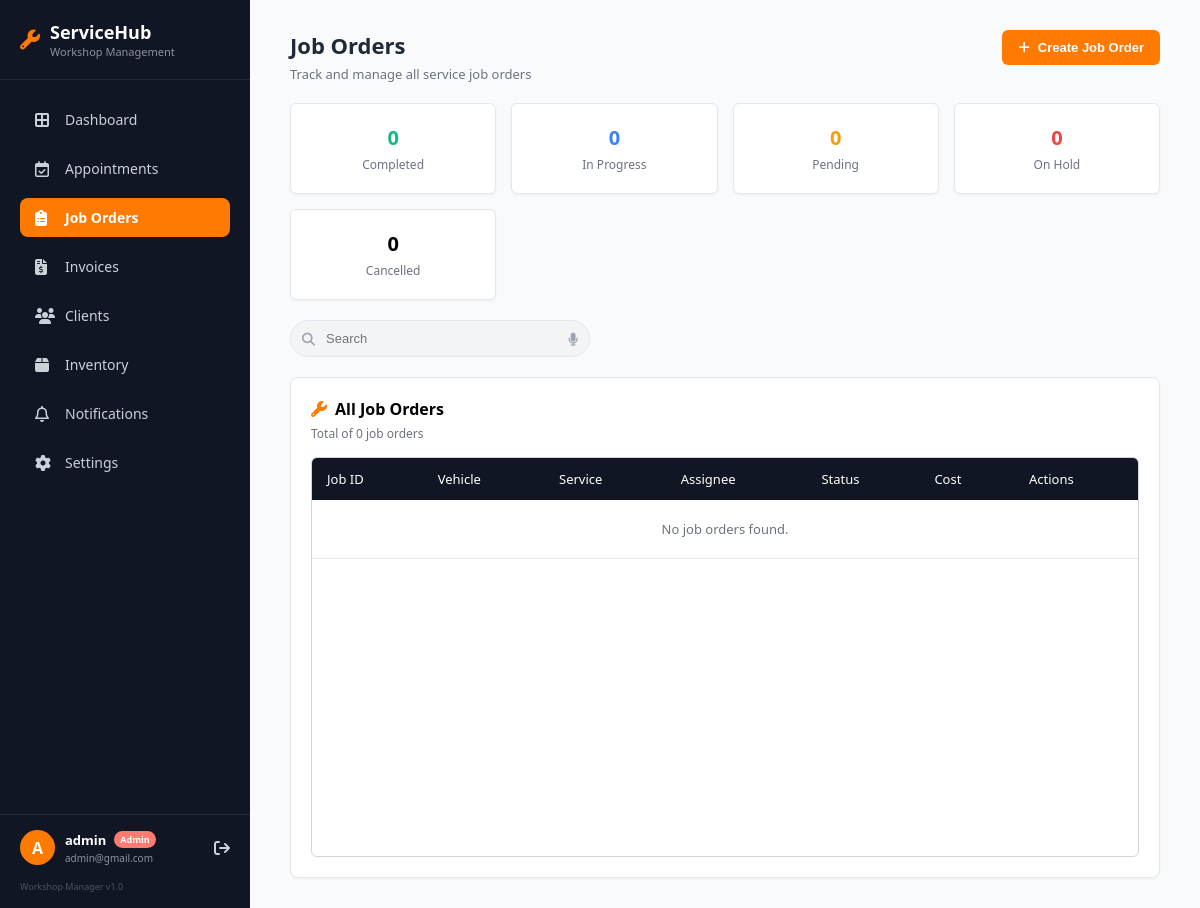
Before: /job_orders.php (signed in) with the older database file.
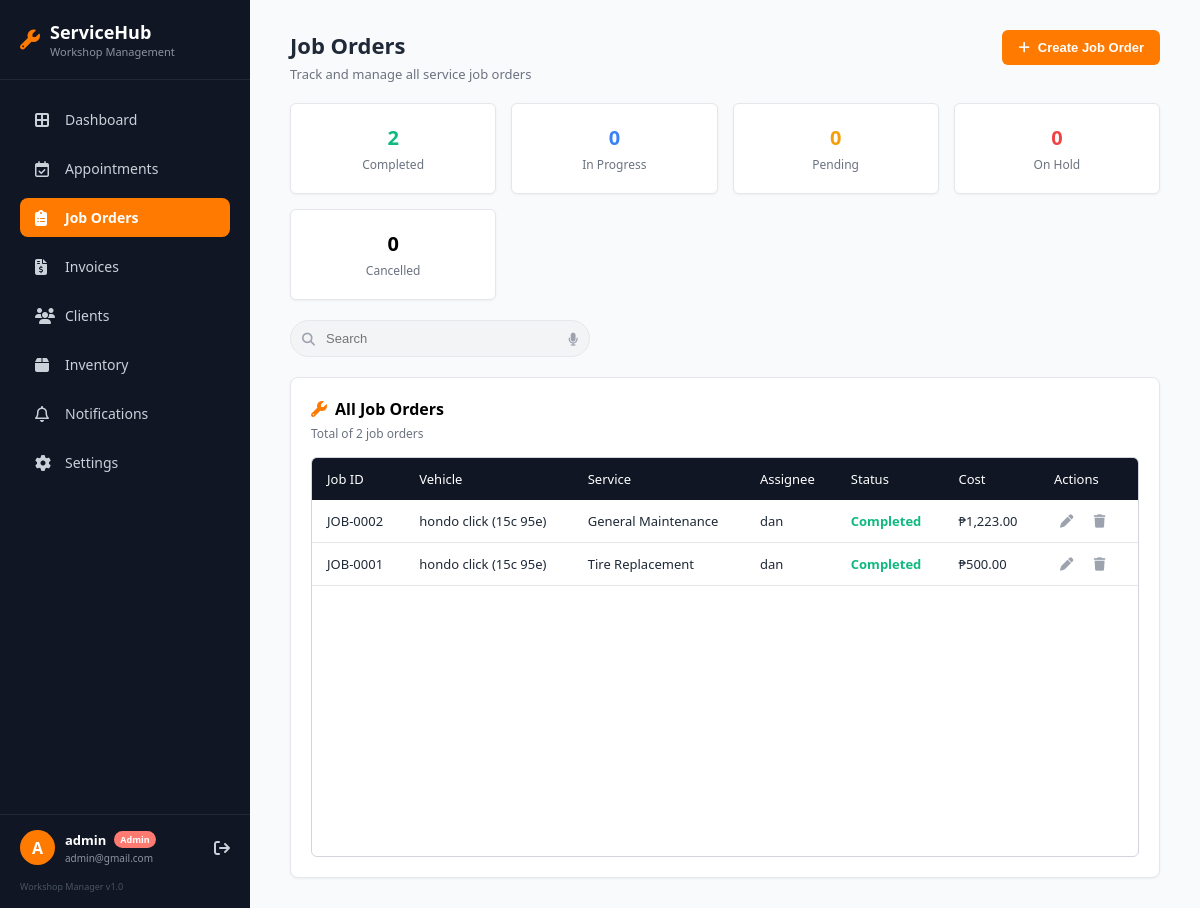
After: the same page with the newer database file.
### tables this page shows
CREATE TABLE `job_orders` (
  `id` int(11) NOT NULL,
  `appointment_id` int(11) NOT NULL,
  `assignee` varchar(100) DEFAULT NULL,
  `status` enum('Pending','In Progress','On Hold','Completed') DEFAULT 'Pending',
  `cost` decimal(10,2) DEFAULT 0.00,
  `created_at` timestamp NOT NULL DEFAULT current_timestamp()
);

CREATE TABLE `vehicles` (
  `id` int(11) NOT NULL,
  `user_id` int(11) NOT NULL,
  `make_model` varchar(100) NOT NULL,
  `year` int(4) NOT NULL,
  `plate_number` varchar(20) NOT NULL,
  `engine_type` enum('Gasoline','Diesel','Electric','Hybrid') NOT NULL,
  `vin` varchar(50) DEFAULT NULL,
  `notes` text DEFAULT NULL,
  `created_at` timestamp NOT NULL DEFAULT current_timestamp(),
  `vehicle_image` varchar(255) DEFAULT 'default_bike.png'
);

CREATE TABLE `appointments` (
  `id` int(11) NOT NULL,
  `user_id` int(11) NOT NULL,
  `vehicle_id` int(11) NOT NULL,
  `service_type` varchar(100) NOT NULL,
  `appointment_date` date NOT NULL,
  `appointment_time` time NOT NULL,
  `mechanic_preference` varchar(100) DEFAULT NULL,
  `notes` text DEFAULT NULL,
  `status` enum('Pending','Confirmed','Completed','Cancelled') DEFAULT 'Pending',
  `created_at` timestamp NOT NULL DEFAULT current_timestamp()
);

### job_orders.php (the view, shortened to what the changed rows need)
<?php
require 'includes/db.php';
$statsQuery = "SELECT status, COUNT(*) as count FROM job_orders GROUP BY status";
$statsStmt = $pdo->query($statsQuery);
$statusCounts = $statsStmt->fetchAll(PDO::FETCH_KEY_PAIR);
$countCompleted = $statusCounts['Completed'] ?? 0;
$totalJobOrders = array_sum($statusCounts);
?>
<!DOCTYPE html>
<html lang="en">
<head>
    <link rel="stylesheet" href="https://cdnjs.cloudflare.com/ajax/libs/font-awesome/6.4.0/css/all.min.css">
</head>
<body>
    <aside class="sidebar">
        <div class="sidebar-header">
            <div>
                <h2>ServiceHub</h2>
            </div>
        </div>
    </aside>
    <main class="main-content">
        <div class="top-header">
            <div>
                <h1>Job Orders</h1>
            </div>
        </div>
        <div class="stats-grid">
            <div class="stat-card">
                <h3 class="text-green"><?php echo $countCompleted; ?></h3>
                <p>Completed</p>
            </div>
        </div>
        <div class="table-card">
           <div class="table-card-header">
                <h2><i class="fa-solid fa-wrench"></i> All Job Orders</h2>
                <p>Total of <?php echo $totalJobOrders; ?> job orders</p>
            </div>
            <div class="table-wrapper">
                <table>
                    <thead>
                        <tr>
                            <th>Job ID</th>
                            <th>Vehicle</th>
                            <th>Service</th>
                            <th>Assignee</th>
                            <th>Status</th>
                            <th>Cost</th>
                            <th>Actions</th>
                        </tr>
                    </thead>
                                    <tbody>
                        <?php
                        $query = "
                            SELECT
                                jo.id as job_id,
                                v.make_model,
                                v.plate_number,
                                a.service_type,
                                jo.assignee,
                                jo.status,
                                jo.cost
                            FROM job_orders jo
                            JOIN appointments a ON jo.appointment_id = a.id
                            JOIN vehicles v ON a.vehicle_id = v.id
                            ORDER BY jo.created_at DESC
                        ";
                        $stmt = $pdo->query($query);
                        $job_orders = $stmt->fetchAll();
                        if (count($job_orders) > 0) {
                            foreach ($job_orders as $job) {
                                $statusColor = '#1f2937';
                                if ($job['status'] == 'Completed') $statusColor = '#10b981';
                                echo "<tr>";
                                echo "<td>JOB-" . str_pad($job['job_id'], 4, '0', STR_PAD_LEFT) . "</td>";
                                echo "<td>" . htmlspecialchars($job['make_model'] . " (" . $job['plate_number'] . ")") . "</td>";
                                echo "<td>" . htmlspecialchars($job['service_type']) . "</td>";
                                echo "<td>" . htmlspecialchars($job['assignee']) . "</td>";
                                echo "<td style='color: {$statusColor}; font-weight: 600;'>" . htmlspecialchars($job['status']) . "</td>";
                                echo "<td>₱" . number_format($job['cost'], 2) . "</td>";
                                $escapedAssignee = htmlspecialchars(addslashes($job['assignee']));
                               echo "<td>
                                <button class='action-btn' onclick=\"openEditModal('{$job['job_id']}', '{$escapedAssignee}', '{$job['status']}', '{$job['cost']}')\" title='Edit'>
                                    <i class='fa-solid fa-pen'></i>
                                </button>
                                <button class='action-btn' onclick=\"openDeleteModal('{$job['job_id']}')\" title='Delete'>
                                    <i class='fa-solid fa-trash'></i>
                                </button>
                            </td>";
                                echo "</tr>";
                            }
                        } else {
                            echo "<tr><td colspan='7' style='text-align:center; padding: 20px; color: var(--text-muted);'>No job orders found.</td></tr>";
                        }
                        ?>
                    </tbody>
                </table>
            </div>
        </div>
    </main>
</body>
</html>

Changed rows visible on the page:
added job_orders: id "0002", vehicles.make_model+plate_number "hondo click (15c 95e)", appointment.service_type "General Maintenance", assignee "dan", status "Completed", cost "1,223.00"
added job_orders: id "0001", vehicles.make_model+plate_number "hondo click (15c 95e)", appointment.service_type "Tire Replacement", assignee "dan", status "Completed", cost "500.00"
Other visible differences:
$countCompleted: "0" → "2"
$totalJobOrders: "0" → "2"
text no longer shown: "No job orders found."
